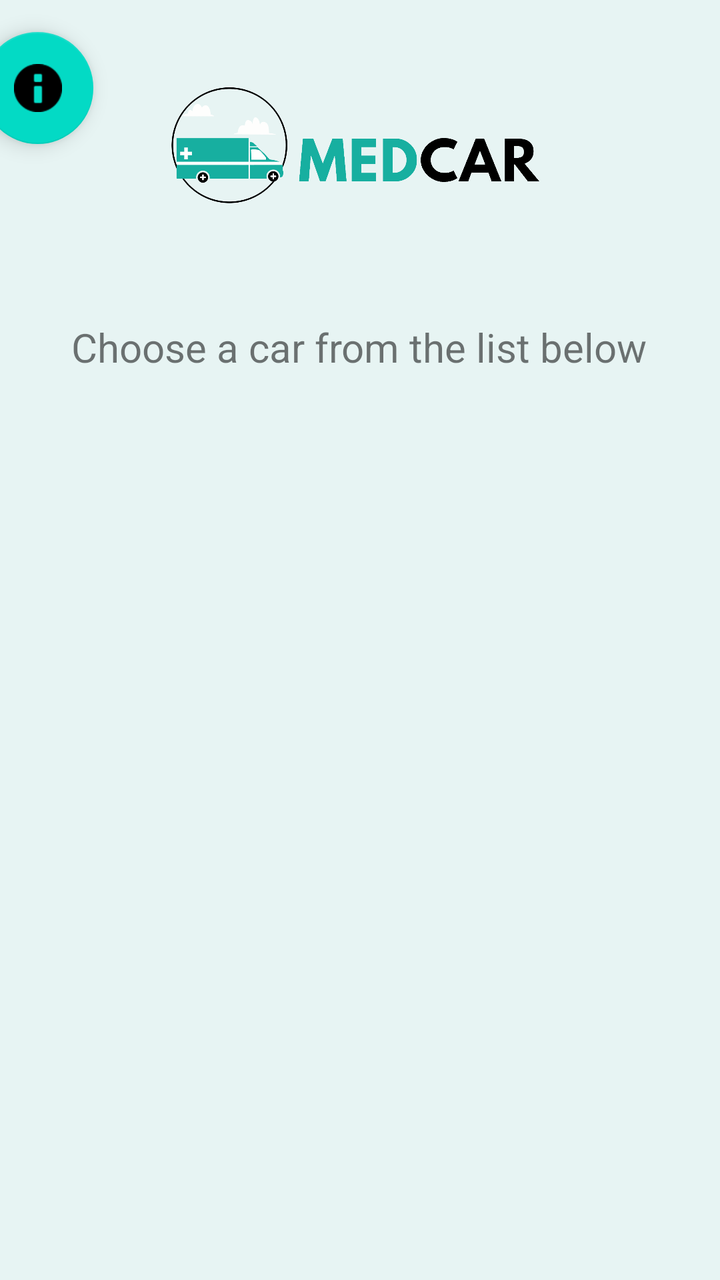
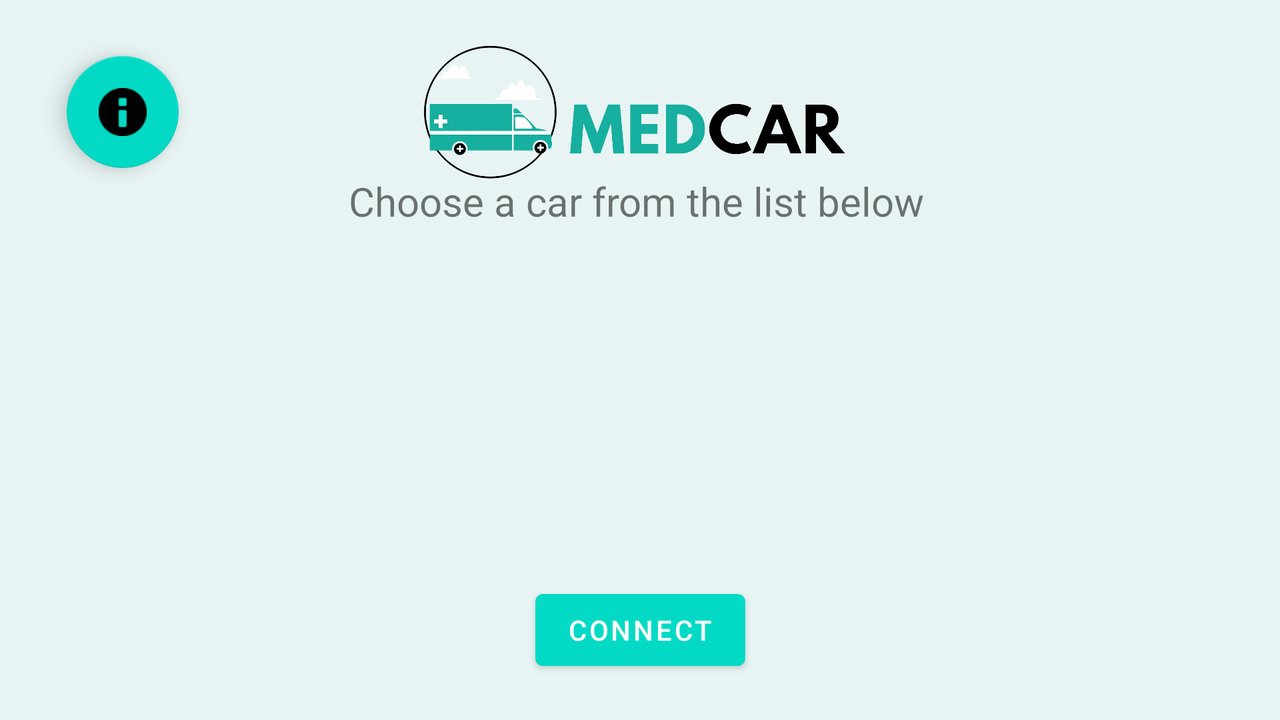

First picture: res/layout/ on a phone held upright. Second picture: the repository's own variant of that layout, on a device whose configuration matches the variant's folder. Source for both follows.
<!-- AndroidManifest.xml: application theme Theme.MedCarApp -->
<!-- res/layout/activity_main.xml -->
<?xml version="1.0" encoding="utf-8"?>
<androidx.constraintlayout.widget.ConstraintLayout xmlns:android="http://schemas.android.com/apk/res/android"
    xmlns:app="http://schemas.android.com/apk/res-auto"
    xmlns:tools="http://schemas.android.com/tools"
    android:layout_width="match_parent"
    android:layout_height="match_parent"
    android:background="@color/offwhite"
    tools:context=".MainActivity">


    <TextView
        android:id="@+id/Introtext"
        android:layout_width="wrap_content"
        android:layout_height="wrap_content"
        android:text="Choose a car from the list below"
        android:textSize="20dp"
        app:layout_constraintBottom_toBottomOf="parent"
        app:layout_constraintEnd_toEndOf="parent"
        app:layout_constraintHorizontal_bias="0.495"
        app:layout_constraintStart_toStartOf="parent"
        app:layout_constraintTop_toTopOf="parent"
        app:layout_constraintVertical_bias="0.261" />

    <ImageView
        android:id="@+id/logo"
        android:layout_width="200dp"
        android:layout_height="0dp"
        android:src="@drawable/logo7"
        app:layout_constraintBottom_toTopOf="@+id/Introtext"
        app:layout_constraintEnd_toEndOf="parent"
        app:layout_constraintHorizontal_bias="0.497"
        app:layout_constraintStart_toStartOf="parent"
        app:layout_constraintTop_toTopOf="parent" />

    <androidx.recyclerview.widget.RecyclerView
        android:id="@+id/rvAvaliableCars"
        android:layout_width="0dp"
        android:layout_height="375dp"
        android:layout_marginStart="30dp"
        android:layout_marginLeft="30dp"
        android:layout_marginTop="16dp"
        android:layout_marginEnd="30dp"
        android:layout_marginRight="30dp"
        app:layout_constraintEnd_toEndOf="parent"
        app:layout_constraintHorizontal_bias="1.0"
        app:layout_constraintStart_toStartOf="parent"
        app:layout_constraintTop_toBottomOf="@+id/Introtext"
        tools:itemCount="4" />

    <Button
        android:id="@+id/btnConnect"
        android:layout_width="wrap_content"
        android:layout_height="wrap_content"
        android:layout_marginTop="32dp"
        android:layout_marginBottom="32dp"
        android:backgroundTint="@color/teal_200"
        android:text="Connect"
        app:layout_constraintBottom_toBottomOf="parent"
        app:layout_constraintEnd_toEndOf="parent"
        app:layout_constraintStart_toStartOf="parent"
        app:layout_constraintTop_toBottomOf="@+id/rvAvaliableCars"
        app:layout_constraintVertical_bias="0.0" />

    <com.google.android.material.floatingactionbutton.FloatingActionButton
        android:id="@+id/btnCredit"
        android:onClick="CreditPopup"
        android:layout_width="wrap_content"
        android:layout_height="wrap_content"
        android:layout_marginStart="16dp"
        android:layout_marginLeft="16dp"
        android:layout_marginTop="16dp"
        android:layout_marginEnd="33dp"
        android:layout_marginRight="33dp"
        android:clickable="true"
        app:backgroundTint="@color/teal_200"
        app:layout_constraintEnd_toStartOf="@+id/logo"
        app:layout_constraintHorizontal_bias="1.0"
        app:layout_constraintStart_toStartOf="parent"
        app:layout_constraintTop_toTopOf="parent"
        app:srcCompat="@android:drawable/ic_dialog_info" />


</androidx.constraintlayout.widget.ConstraintLayout>
<!-- resources referenced by this layout -->
<resources>
  <color name="offwhite">#e7f4f3</color>
  <color name="teal_200">#FF03DAC5</color>
  <!-- drawable logo7: png bitmap (drawable, 80638 bytes) -->
  <style name="Theme.MedCarApp" parent="Theme.MaterialComponents.DayNight.DarkActionBar">
          
          <item name="colorPrimary">@color/purple_500</item>
          <item name="colorPrimaryVariant">@color/purple_700</item>
          <item name="colorOnPrimary">@color/white</item>
          
          <item name="colorSecondary">@color/teal_200</item>
          <item name="colorSecondaryVariant">@color/teal_700</item>
          <item name="colorOnSecondary">@color/black</item>
          
          <item name="android:statusBarColor" tools:targetApi="l">?attr/colorPrimaryVariant</item>
          
      </style>
  <color name="purple_500">#FF6200EE</color>
  <color name="purple_700">#FF3700B3</color>
  <color name="white">#FFFFFFFF</color>
  <color name="teal_700">#FF018786</color>
  <color name="black">#FF000000</color>
</resources>
<!-- res/layout-land/activity_main.xml (the repository's variant of the layout above) -->
<!-- drawn on the phone turned sideways -->
<?xml version="1.0" encoding="utf-8"?>
<androidx.constraintlayout.widget.ConstraintLayout xmlns:android="http://schemas.android.com/apk/res/android"
    xmlns:app="http://schemas.android.com/apk/res-auto"
    xmlns:tools="http://schemas.android.com/tools"
    android:layout_width="match_parent"
    android:layout_height="match_parent"
    android:background="@color/offwhite"
    tools:context=".MainActivity">


    <TextView
        android:id="@+id/Introtext"
        android:layout_width="wrap_content"
        android:layout_height="wrap_content"
        android:text="Choose a car from the list below"
        android:textSize="20dp"
        app:layout_constraintBottom_toBottomOf="parent"
        app:layout_constraintEnd_toEndOf="parent"
        app:layout_constraintHorizontal_bias="0.495"
        app:layout_constraintStart_toStartOf="parent"
        app:layout_constraintTop_toTopOf="parent"
        app:layout_constraintVertical_bias="0.261" />

    <ImageView
        android:id="@+id/logo"
        android:layout_width="349dp"
        android:layout_height="129dp"
        android:src="@drawable/logo7"
        app:layout_constraintBottom_toBottomOf="parent"
        app:layout_constraintEnd_toEndOf="parent"
        app:layout_constraintHorizontal_bias="0.498"
        app:layout_constraintStart_toStartOf="parent"
        app:layout_constraintTop_toTopOf="parent"
        app:layout_constraintVertical_bias="0.0" />

    <androidx.recyclerview.widget.RecyclerView
        android:id="@+id/rvAvaliableCars"
        android:layout_width="660dp"
        android:layout_height="192dp"
        android:layout_marginStart="30dp"
        android:layout_marginLeft="30dp"
        android:layout_marginEnd="30dp"
        android:layout_marginRight="30dp"
        app:layout_constraintBottom_toBottomOf="@+id/btnConnect"
        app:layout_constraintEnd_toEndOf="parent"
        app:layout_constraintHorizontal_bias="0.444"
        app:layout_constraintStart_toStartOf="parent"
        app:layout_constraintTop_toBottomOf="@+id/Introtext"
        app:layout_constraintVertical_bias="0.04"
        tools:itemCount="4" />

    <Button
        android:id="@+id/btnConnect"
        android:layout_width="wrap_content"
        android:layout_height="wrap_content"
        android:backgroundTint="@color/teal_200"
        android:text="Connect"
        app:layout_constraintBottom_toBottomOf="parent"
        app:layout_constraintEnd_toEndOf="parent"
        app:layout_constraintStart_toStartOf="parent"
        app:layout_constraintTop_toBottomOf="@+id/Introtext"
        app:layout_constraintVertical_bias="0.894" />

    <com.google.android.material.floatingactionbutton.FloatingActionButton
        android:id="@+id/btnCredit"
        android:layout_width="wrap_content"
        android:layout_height="wrap_content"
        android:layout_marginStart="16dp"
        android:layout_marginLeft="16dp"
        android:layout_marginTop="28dp"
        android:layout_marginEnd="33dp"
        android:layout_marginRight="33dp"
        android:clickable="true"
        android:onClick="CreditPopup"
        app:backgroundTint="@color/teal_200"
        app:layout_constraintEnd_toStartOf="@+id/logo"
        app:layout_constraintHorizontal_bias="0.435"
        app:layout_constraintStart_toStartOf="parent"
        app:layout_constraintTop_toTopOf="parent"
        app:srcCompat="@android:drawable/ic_dialog_info" />


</androidx.constraintlayout.widget.ConstraintLayout>
